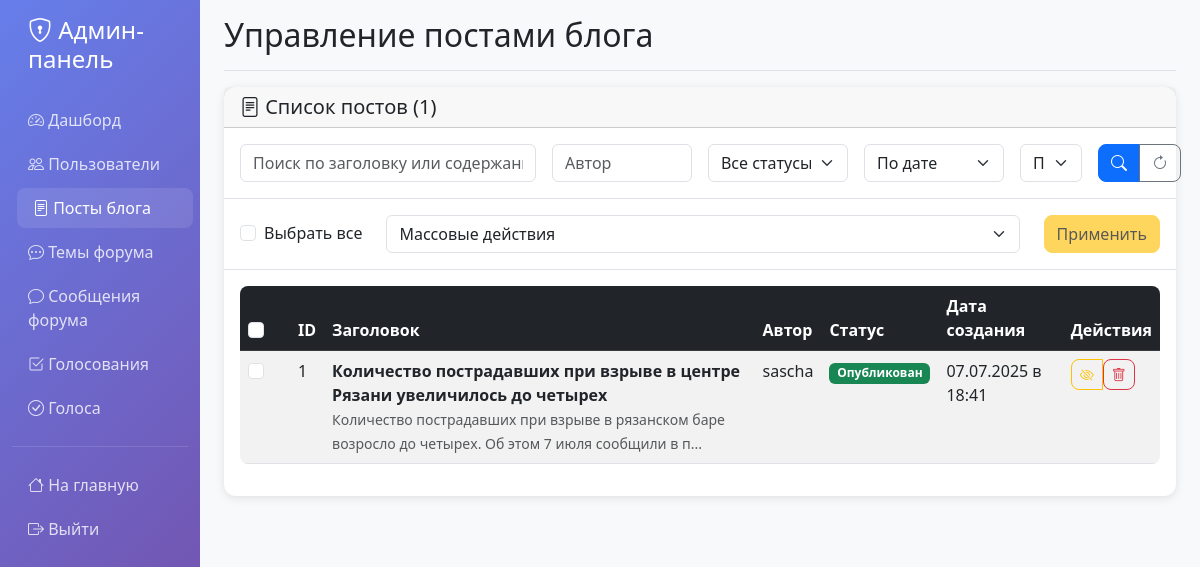
Screenshot of /admin/posts (signed in) with the database file from the repository.
### model/db_models.py (models this page shows, shortened)
class Post(db.Model):
    id = db.Column(db.Integer, primary_key=True)
    title = db.Column(db.String(200), nullable=False)
    content = db.Column(db.Text, nullable=False)
    created_at = db.Column(db.DateTime, default=datetime.utcnow)
    updated_at = db.Column(db.DateTime, default=datetime.utcnow, onupdate=datetime.utcnow)
    user_id = db.Column(db.Integer, db.ForeignKey('user.id'), nullable=False)
    image = db.Column(db.String(255), nullable=True)  # Имя файла изображения (опционально)
    is_published = db.Column(db.Boolean, default=True)  # Статус публикации поста
    user = db.relationship('User', backref=db.backref('posts', lazy=True))

class User(UserMixin, db.Model):
    id = db.Column(db.Integer, primary_key=True)
    username = db.Column(db.String(80), unique=True, nullable=False)
    email = db.Column(db.String(120), unique=True, nullable=False)
    password_hash = db.Column(db.String(128))
    created_at = db.Column(db.DateTime, default=datetime.utcnow)
    is_active = db.Column(db.Boolean, default=True)
    is_admin = db.Column(db.Boolean, default=False)  # Добавлено поле для админов
    last_login = db.Column(db.DateTime, nullable=True)
    failed_login_attempts = db.Column(db.Integer, default=0)
    locked_until = db.Column(db.DateTime, nullable=True)
    password_changed_at = db.Column(db.DateTime, default=datetime.utcnow)
    require_password_change = db.Column(db.Boolean, default=False)
    telegram_enabled = db.Column(db.Boolean, default=False)
    telegram_chat_id = db.Column(db.String(50), nullable=True)
    telegram_username = db.Column(db.String(100), nullable=True)

### admin/routes.py (the view, shortened to what this page needs)
@admin_bp.route('/posts')
@login_required
@admin_required
def posts():
    page = request.args.get('page', 1, type=int)
    per_page = 15
    search = request.args.get('search', '')
    author = request.args.get('author', '')
    status = request.args.get('status', '')  # Фильтр по статусу публикации
    sort_by = request.args.get('sort', 'created_at')
    sort_order = request.args.get('order', 'desc')
    query = Post.query.join(User)
    if author:
        query = query.filter(User.username.ilike(f'%{author}%'))
    if status == 'published':
        query = query.filter(Post.is_published.is_(True))
    elif status == 'unpublished':
        query = query.filter(Post.is_published.is_(False))
    if sort_order == 'desc':
        query = query.order_by(desc(getattr(Post, sort_by)))
    else:
        query = query.order_by(asc(getattr(Post, sort_by)))
    posts = query.paginate(page=page, per_page=per_page, error_out=False)
    return render_template('admin/posts.html', posts=posts,
                         search=search, author=author, status=status,
                         sort_by=sort_by, sort_order=sort_order)

### admin/routes.py (called while the page is built)
def admin_required(f):
    from functools import wraps
    @wraps(f)
    def decorated_function(*args, **kwargs):
        if not current_user.is_authenticated or not getattr(current_user, 'is_admin', False):
            flash('Доступ разрешён только администраторам.', 'danger')
            return redirect(url_for('index'))
        return f(*args, **kwargs)
    return decorated_function

### admin/templates/admin/posts.html (shortened to what this page needs)
{% extends 'admin/base.html' %}
{% block page_title %}Управление постами блога{% endblock %}
{% block content %}
<div class="card">
  <div class="card-header">
    <div class="row align-items-center">
      <div class="col">
        <h5 class="mb-0">
          <i class="bi bi-file-text"></i>
          Список постов ({{ posts.total }})
        </h5>
      </div>
    </div>
  </div>
  <div class="card-body border-bottom">
    <form method="GET" class="row g-3">
      <div class="col-md-4">
        <input type="text" class="form-control" name="search" placeholder="Поиск по заголовку или содержанию" value="{{ search }}">
      </div>
      <div class="col-md-2">
        <input type="text" class="form-control" name="author" placeholder="Автор" value="{{ author }}">
      </div>
      <div class="col-md-2">
        <select class="form-select" name="status">
          <option value="">Все статусы</option>
        </select>
      </div>
      <div class="col-md-2">
        <select class="form-select" name="sort">
          <option value="created_at" {% if sort_by == 'created_at' %}selected{% endif %}>По дате</option>
        </select>
      </div>
      <div class="col-md-1">
        <select class="form-select" name="order">
          <option value="desc" {% if sort_order == 'desc' %}selected{% endif %}>По убыванию</option>
        </select>
      </div>
      <div class="col-md-1">
        <div class="btn-group w-100">
          <button type="submit" class="btn btn-primary">
            <i class="bi bi-search"></i>
          </button>
          <a href="{{ url_for('admin.posts') }}" class="btn btn-outline-secondary">
            <i class="bi bi-arrow-clockwise"></i>
          </a>
        </div>
      </div>
    </form>
  </div>
  <form method="POST" action="{{ url_for('admin.posts_mass_action') }}" id="massActionForm">
    <div class="card-body border-bottom">
      <div class="row align-items-center">
        <div class="col-auto">
          <div class="form-check">
            <input class="form-check-input" type="checkbox" id="selectAll">
            <label class="form-check-label" for="selectAll">
              Выбрать все
            </label>
          </div>
        </div>
        <div class="col">
          <select class="form-select" name="action" id="massAction">
            <option value="">Массовые действия</option>
          </select>
        </div>
        <div class="col-auto">
          <button type="submit" class="btn btn-warning" id="massActionBtn" disabled>
            Применить
          </button>
        </div>
      </div>
    </div>
    <div class="card-body">
      <div class="table-responsive">
        <table class="table table-striped table-hover">
          <thead class="table-dark">
            <tr>
              <th width="50">
                <input type="checkbox" class="form-check-input" id="selectAllTable">
              </th>
              <th>ID</th>
              <th>Заголовок</th>
              <th>Автор</th>
              <th>Статус</th>
              <th>Дата создания</th>
              <th>Действия</th>
            </tr>
          </thead>
          <tbody>
            {% for post in posts.items %}
            <tr>
              <td>
                <input type="checkbox" class="form-check-input post-checkbox" name="post_ids" value="{{ post.id }}">
              </td>
              <td>{{ post.id }}</td>
              <td>
                <strong>{{ post.title }}</strong>
                <br>
                <small class="text-muted">{{ post.content[:100] }}...</small>
              </td>
              <td>{{ post.user.username }}</td>
              <td>
                {% if post.is_published %}
                  <span class="badge bg-success">Опубликован</span>
                {% else %}
                  <span class="badge bg-warning">Неопубликован</span>
                {% endif %}
              </td>
              <td>{{ post.created_at.strftime('%d.%m.%Y в %H:%M') }}</td>
              <td>
                <div class="btn-group" role="group">
                  {% if post.is_published %}
                    <form method="POST" action="{{ url_for('admin.unpublish_post', post_id=post.id) }}" style="display: inline;">
                      <button type="submit" class="btn btn-sm btn-outline-warning"
                              onclick="return confirm('Снять с публикации пост \"{{ post.title }}\"?')"
                              title="Снять с публикации">
                        <i class="bi bi-eye-slash"></i>
                      </button>
                    </form>
                  {% endif %}
                  <form method="POST" action="{{ url_for('admin.delete_post', post_id=post.id) }}" style="display: inline;">
                    <button type="submit" class="btn btn-sm btn-outline-danger"
                            onclick="return confirm('Удалить пост \"{{ post.title }}\"?')"
                            title="Удалить">
                      <i class="bi bi-trash"></i>
                    </button>
                  </form>
                </div>
              </td>
            </tr>
            {% endfor %}
          </tbody>
        </table>
      </div>
    </div>
  </form>
</div>
{% endblock %}

### admin/templates/admin/base.html (style rules this page uses)
.card { border: none; box-shadow: 0 2px 10px rgba(0,0,0,0.1); border-radius: 12px; }
.btn { border-radius: 8px; font-weight: 500; }
.table { border-radius: 8px; overflow: hidden; }

### rows the page displays
Post: id "1", title "Количество пострадавших при взрыве в центре Рязани увеличилось до четырех", content "Количество пострадавших при взрыве в рязанском баре возросло до четырех. Об этом 7 июля сообщили в п", user.username "sascha", is_published "Опубликован", created_at "07.07.2025 в 18:41"

### other values shown
{{ posts.total }} "1"
